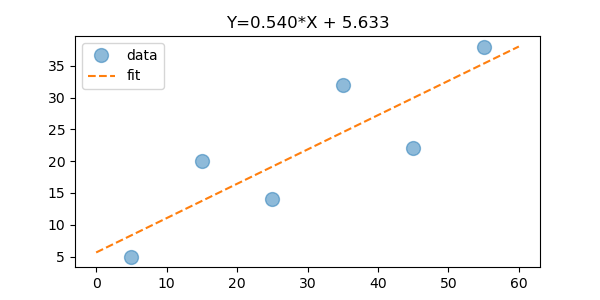

Recreate this plot in Python.
"""
This script demonstrates how to calculate the regression line for paired X/Y data.
"""

import matplotlib.pyplot as plt
import scipy.stats
import numpy as np
import os
thisFolder = os.path.abspath(os.path.dirname(__file__))


# start with sample data
xs = [5, 15, 25, 35, 45, 55]
ys = [5, 20, 14, 32, 22, 38]

# calculate the regression
slope, intercept, r, p, stdErr = scipy.stats.linregress(xs, ys)

# create X/Y data to display as a line on the plot
fittedXs = np.linspace(0, 60)
fittedYs = fittedXs * slope + intercept

# plot the sample data and the regression line
plt.figure(figsize=(6, 3))
plt.plot(xs, ys, '.', alpha=.5, ms=20, label="data")
plt.plot(fittedXs, fittedYs, '--', label="fit")
plt.legend()
plt.title(f"Y={slope:.03f}*X + {intercept:.03f}")
imageFilePath = os.path.join(thisFolder, "regression.png")
plt.savefig(imageFilePath)
print("Saved:", imageFilePath)
plt.show()
